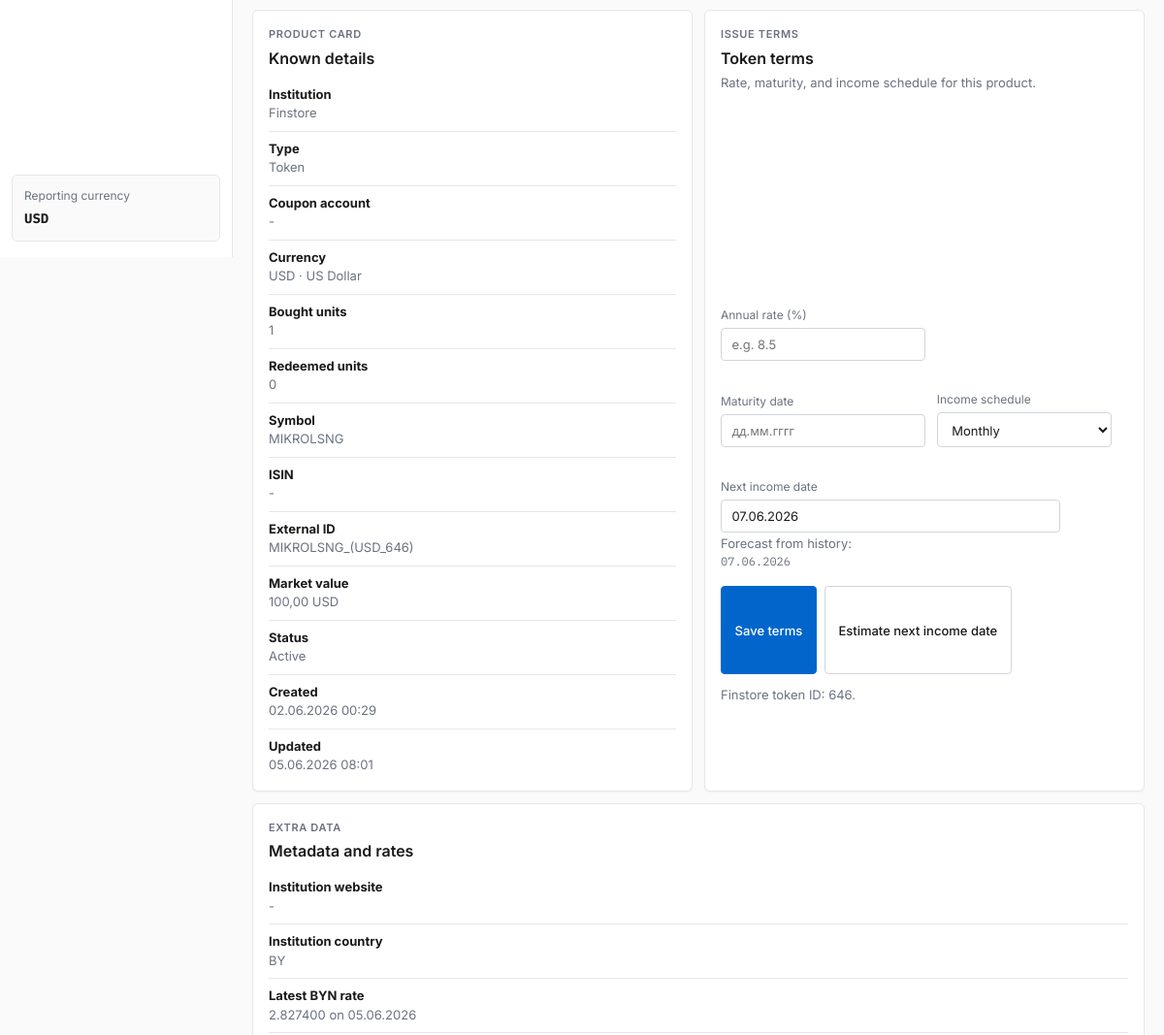
Page /products/610/ (middle part) on the earlier database version.
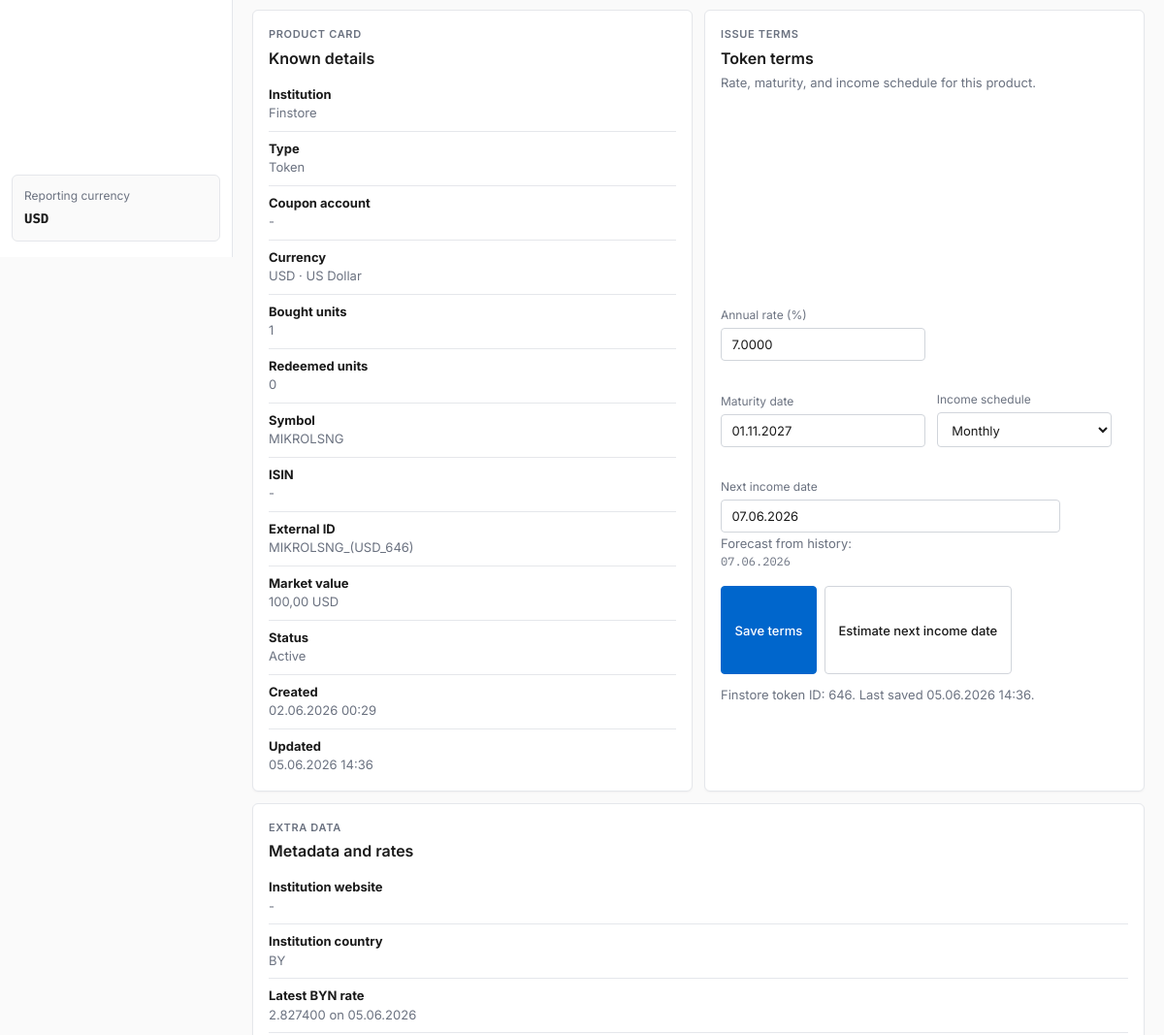
Same page on the later database version.
### apps/products/models.py (models this page shows, shortened)
class Product(TimeStampedModel):
	class ProductType(models.TextChoices):
		TOKEN = 'token', 'Token'
		STOCK = 'stock', 'Stock'
		BOND = 'bond', 'Bond'
		CRYPTO = 'crypto', 'Crypto'
		CFD = 'cfd', 'CFD'
		DEPOSIT = 'deposit', 'Deposit'
		ETF = 'etf', 'ETF'
		OTHER = 'other', 'Other'
	class IncomeSchedule(models.TextChoices):
		MONTHLY = 'monthly', 'Monthly'
		QUARTERLY = 'quarterly', 'Quarterly'
		SEMI_ANNUAL = 'semi_annual', 'Semi-annual'
		ANNUAL = 'annual', 'Annual'
		AT_MATURITY = 'at_maturity', 'At maturity'
		OTHER = 'other', 'Other'
	institution = models.ForeignKey('institutions.FinancialInstitution', on_delete=models.CASCADE, related_name='products')
	income_account = models.ForeignKey(
		'accounts.Account',
		null=True,
		blank=True,
		on_delete=models.SET_NULL,
		related_name='income_products',
	)
	name = models.CharField(max_length=255)
	symbol = models.CharField(max_length=32, blank=True)
	isin = models.CharField(max_length=32, blank=True)
	product_type = models.CharField(max_length=32, choices=ProductType.choices, default=ProductType.OTHER)
	currency = models.ForeignKey('common.Currency', on_delete=models.PROTECT, related_name='products')
	units = models.DecimalField(max_digits=20, decimal_places=8, default=0)
	current_price = models.DecimalField(max_digits=20, decimal_places=8, default=0)
	current_value_usd = models.DecimalField(max_digits=20, decimal_places=2, default=0)
	external_id = models.CharField(max_length=128, blank=True)
	metadata = models.JSONField(default=dict, blank=True)
	is_active = models.BooleanField(default=True)
	annual_rate_pct = models.DecimalField(max_digits=8, decimal_places=4, null=True, blank=True)
	maturity_date = models.DateField(null=True, blank=True)
	income_schedule = models.CharField(
		max_length=16,
		choices=IncomeSchedule.choices,
		blank=True,
		default='',
	)
	next_income_date = models.DateField(null=True, blank=True)
	terms_updated_at = models.DateTimeField(null=True, blank=True)
	class Meta:
		ordering = ['name']
		constraints = [
			models.UniqueConstraint(
				fields=['institution', 'external_id'],
				condition=~Q(external_id=''),
				name='unique_product_external_id_per_institution',
			),
		]
	@property
	def market_value(self):
		return self.units * self.current_price
	@property
	def bond_kind_display(self) -> str:
		if self.product_type != self.ProductType.BOND:
			return ''
	@property
	def finstore_token_id(self) -> str:
		if isinstance(self.metadata, dict) and self.metadata.get('token_id'):
			return str(self.metadata['token_id'])
		if self.external_id and '_' in self.external_id:
			suffix = self.external_id.rsplit('_', 1)[-1]
			if suffix.endswith(')'):
				return suffix[:-1]
		return ''

### apps/institutions/models.py (models this page shows, shortened)
class FinancialInstitution(TimeStampedModel):
	class InstitutionType(models.TextChoices):
		BANK = 'bank', 'Bank'
		BROKER = 'broker', 'Broker'
		CRYPTO_EXCHANGE = 'crypto_exchange', 'Crypto exchange'
		INSURANCE = 'insurance', 'Insurance'
		OTHER = 'other', 'Other'
	name = models.CharField(max_length=255, unique=True)
	slug = models.SlugField(max_length=255, unique=True, blank=True)
	institution_type = models.CharField(max_length=32, choices=InstitutionType.choices, default=InstitutionType.BANK)
	country = models.CharField(max_length=2, default='BY')
	website = models.URLField(blank=True)
	base_currency = models.ForeignKey('common.Currency', null=True, blank=True, on_delete=models.SET_NULL, related_name='institutions')
	notes = models.TextField(blank=True)
	metadata = models.JSONField(default=dict, blank=True)
	is_active = models.BooleanField(default=True)
	class Meta:
		ordering = ['name']
		verbose_name = 'Financial institution'
		verbose_name_plural = 'Financial institutions'

### apps/common/models.py (models this page shows, shortened)
class TimeStampedModel(models.Model):
	created_at = models.DateTimeField(auto_now_add=True)
	updated_at = models.DateTimeField(auto_now=True)
	class Meta:
		abstract = True

class Currency(TimeStampedModel):
	code = models.CharField(max_length=3, unique=True)
	name = models.CharField(max_length=64)
	symbol = models.CharField(max_length=8, blank=True)
	usd_rate = models.DecimalField(max_digits=18, decimal_places=6, default=1)
	is_base = models.BooleanField(default=False)
	metadata = models.JSONField(default=dict, blank=True)
	class Meta:
		ordering = ['code']
		verbose_name = 'Currency'
		verbose_name_plural = 'Currencies'

class ExchangeRateHistory(TimeStampedModel):
	class Source(models.TextChoices):
		NBRB = 'nbrb', 'NBRB API'
	currency = models.ForeignKey(Currency, on_delete=models.CASCADE, related_name='rate_history')
	rate_date = models.DateField()
	rate_byn = models.DecimalField(max_digits=18, decimal_places=6)
	usd_cross_rate = models.DecimalField(max_digits=18, decimal_places=10)
	scale = models.PositiveIntegerField(default=1)
	source = models.CharField(max_length=16, choices=Source.choices, default=Source.NBRB)
	source_currency_id = models.PositiveIntegerField()
	payload = models.JSONField(default=dict, blank=True)
	class Meta:
		ordering = ['-rate_date', 'currency__code']
		constraints = [
			models.UniqueConstraint(fields=['currency', 'rate_date', 'source'], name='unique_exchange_rate_per_day_source'),
		]
		verbose_name = 'Exchange rate history'
		verbose_name_plural = 'Exchange rate history'

### apps/products/views.py (the view, shortened to what this page needs)
# urls.py: path('<int:pk>/', views.product_detail, name='detail'),
@require_http_methods(['GET', 'POST'])
def product_detail(request, pk):
    product = get_object_or_404(
        Product.objects.select_related('institution', 'currency', 'income_account', 'income_account__institution'),
        pk=pk,
    )
    terms_form = ProductTokenTermsForm(instance=product)
    income_calendar_form = ProductIncomeCalendarForm(product=product)
    context = _build_product_detail_context(product)
    context['terms_form'] = terms_form
    context['income_calendar_form'] = income_calendar_form
    context['income_calendar_rows'] = build_income_calendar_rows(product)
    context['income_calendar_events'] = build_product_income_calendar(product)
    context['estimated_next_income_date'] = estimate_next_income_date(product)
    context['income_payment_count'] = len(income_payment_dates(product))
    context.update(_product_navigation(request, product))
    return render(request, 'products/detail.html', context)

### templates/products/detail.html (shortened to what this page needs)
{% extends 'core/base.html' %}
{% block content %}
<section class="stack-md">
    <div class="grid-two">
        <section class="panel stack-md">
            <div>
                <p class="eyebrow">Product card</p>
                <h2>Known details</h2>
            </div>
            <div class="meta-list">
                <div class="meta-item"><strong>Institution</strong><div class="muted">{{ product.institution.name }}</div></div>
                <div class="meta-item"><strong>Type</strong><div class="muted">{{ product.get_product_type_display }}{% if product.bond_kind_display %} · {{ product.bond_kind_display }}{% endif %}</div></div>
                <div class="meta-item"><strong>Coupon account</strong><div class="muted">{% if product.income_account %}{{ product.income_account.institution.name }} · {{ product.income_account.name }}{% else %}-{% endif %}</div></div>
                <div class="meta-item"><strong>Currency</strong><div class="muted">{{ product.currency.code }} · {{ product.currency.name }}</div></div>
                <div class="meta-item"><strong>Bought units</strong><div class="muted">{% if product.product_type == 'token' %}{{ position_summary.bought_units|floatformat:0 }}{% else %}{{ position_summary.bought_units|floatformat:4 }}{% endif %}</div></div>
                <div class="meta-item"><strong>Redeemed units</strong><div class="muted">{% if product.product_type == 'token' %}{{ position_summary.redeemed_units|floatformat:0 }}{% else %}{{ position_summary.redeemed_units|floatformat:4 }}{% endif %}</div></div>
                <div class="meta-item"><strong>Symbol</strong><div class="muted">{{ product.symbol|default:'-' }}</div></div>
                <div class="meta-item"><strong>ISIN</strong><div class="muted">{{ product.isin|default:'-' }}</div></div>
                <div class="meta-item"><strong>External ID</strong><div class="muted">{{ product.external_id|default:'-' }}</div></div>
                <div class="meta-item"><strong>Market value</strong><div class="muted">{{ product.market_value|floatformat:2 }} {{ product.currency.code }}</div></div>
                <div class="meta-item"><strong>Status</strong><div class="muted">{% if product.is_active %}Active{% else %}Inactive{% endif %}</div></div>
                <div class="meta-item"><strong>Created</strong><div class="muted">{{ product.created_at|display_datetime }}</div></div>
                <div class="meta-item"><strong>Updated</strong><div class="muted">{{ product.updated_at|display_datetime }}</div></div>
            </div>
        </section>
        <section class="panel stack-md">
            <div>
                <p class="eyebrow">Issue terms</p>
                <h2>{% if product.product_type == 'bond' %}Bond terms{% else %}Token terms{% endif %}</h2>
                <p class="muted">Rate, maturity, and income schedule for this product.</p>
            </div>
            {% include 'products/partials/token_terms_form.html' %}
        </section>
    </div>
    <section class="panel stack-md">
        <div>
            <p class="eyebrow">Extra data</p>
            <h2>Metadata and rates</h2>
        </div>
        <div class="meta-list">
            <div class="meta-item"><strong>Institution website</strong><div class="muted">{{ product.institution.website|default:'-' }}</div></div>
            <div class="meta-item"><strong>Institution country</strong><div class="muted">{{ product.institution.country }}</div></div>
            <div class="meta-item"><strong>Latest BYN rate</strong><div class="muted">{% if latest_rate %}{{ latest_rate.rate_byn|stringformat:'.6f' }} on {{ latest_rate.rate_date|display_date }}{% else %}No rate history{% endif %}</div></div>
        </div>
    </section>
</section>
{% endblock %}

### templates/core/base.html (shortened to what this page needs)
{% load static %}
<!DOCTYPE html>
<html lang="ru" data-theme="light">
<head>
    <link rel="stylesheet" href="{% static 'css/app.css' %}">
</head>
<body>
    <div class="app-shell">
        <aside class="sidebar">
            <nav class="nav" aria-label="Main">
            </nav>
            <div class="sidebar-note">
                <span>Reporting currency</span>
                <strong class="font-mono">{{ reporting_base_currency }}</strong>
            </div>
        </aside>
        <div class="main-column">
            <main class="main-content">
                {% block content %}{% endblock %}
            </main>
        </div>
    </div>
</body>
</html>

### templates/products/partials/token_terms_form.html (shortened to what this page needs)
<form method="post" class="stack-md token-terms-form">
    <div class="filter-bar token-terms-fields">
        <label class="filter-field">
            <span>{{ terms_form.annual_rate_pct.label }}</span>
            {{ terms_form.annual_rate_pct }}
        </label>
        <label class="filter-field">
            <span>{{ terms_form.maturity_date.label }}</span>
            {{ terms_form.maturity_date }}
        </label>
        <label class="filter-field">
            <span>{{ terms_form.income_schedule.label }}</span>
            {{ terms_form.income_schedule }}
        </label>
        <label class="filter-field">
            <span>{{ terms_form.next_income_date.label }}</span>
            {{ terms_form.next_income_date }}
            {% if estimated_next_income_date %}
                <small class="muted">Forecast from history: <span class="font-mono">{{ estimated_next_income_date|display_date }}</span></small>
            {% endif %}
        </label>
    </div>
    <div class="form-actions">
        <button type="submit" class="button" name="action" value="save_terms">Save terms</button>
        <button type="submit" class="button button-secondary" name="action" value="recompute_next_income">
            Estimate next income date
        </button>
    </div>
    <p class="muted">
        Finstore token ID: {{ product.finstore_token_id|default:'—' }}.
        {% if product.terms_updated_at %}Last saved {{ product.terms_updated_at|display_datetime }}.{% endif %}
    </p>
</form>

Differences in the rows shown:
changed Product "Token": updated_at|display_datetime "05.06.2026 08:01" → "05.06.2026 14:36"; annual_rate_pct (not shown) → "7.0000"; maturity_date (not shown) → "01.11.2027"; terms_updated_at|display_datetime (not shown) → "05.06.2026 14:36"
Other differences:
text now shown: "Last saved ."
